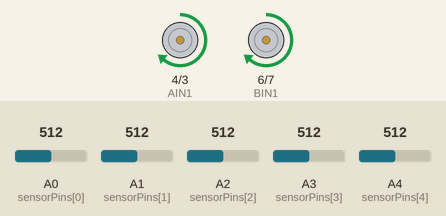
A sketch run on a simulated Arduino Uno, built with avr-gcc and run on an emulated ATmega328P. On the bench: motor-driver pin pairs drawn as motors (green arrow = first pin HIGH = forward, orange = second pin HIGH = backward, longer = more drive, scaled by the enable pin). The inputs (shaded band) are chosen by the test bench; at power-on: A0 (sensorPins[0]) = 512, A4 (sensorPins[4]) = 512, A3 (sensorPins[3]) = 512, A1 (sensorPins[1]) = 512, A2 (sensorPins[2]) = 512. What the sketch prints to the serial monitor is not drawn.

Above: at 3.2 s.
3.3 s: A0 (sensorPins[0]) set to 510
At 4.2 s:
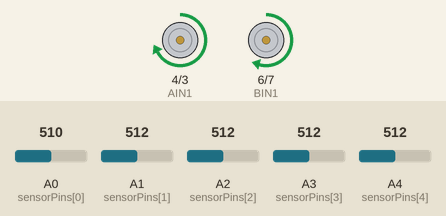
4.8 s: A4 (sensorPins[4]) set to 306
At 5.3 s:
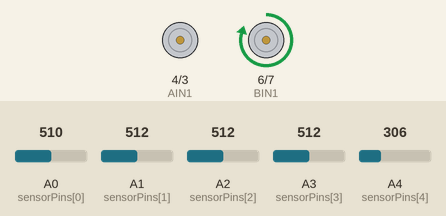
6.3 s: A3 (sensorPins[3]) set to 992
At 7.5 s:
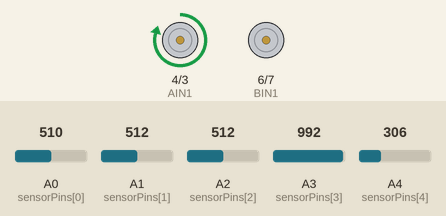
7.8 s: A1 (sensorPins[1]) set to 992
At 8.7 s:
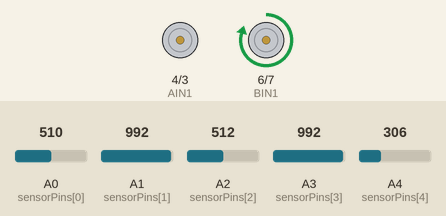
10.8 s: A1 (sensorPins[1]) set to 716
12.3 s: A1 (sensorPins[1]) set to 490
At 13.4 s:
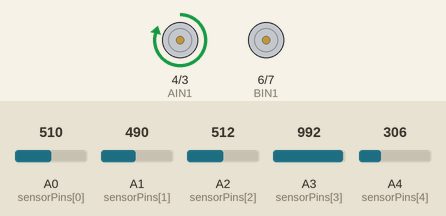
Timing chart, 0 to 15.3 s (numbered marks = the images above; inputs shaded):
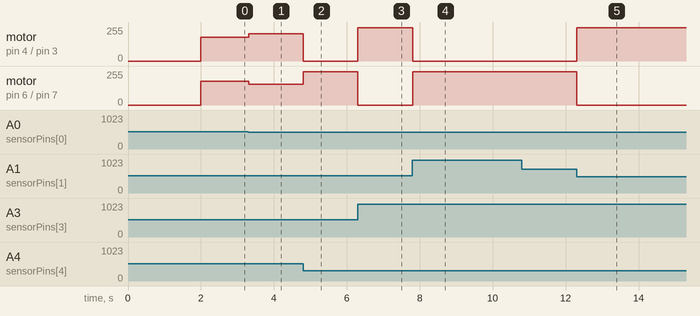

Measured:
- after the input at 3.3 s, motor on pin 4 (AIN1) / pin 3 (AIN2): forward 180/255 → forward 205/255 at once; motor on pin 6 (BIN1) / pin 7 (BIN2): forward 180/255 → forward 155/255 at once
- after the input at 4.8 s, motor on pin 4 (AIN1) / pin 3 (AIN2): forward 205/255 → stopped at once; motor on pin 6 (BIN1) / pin 7 (BIN2): forward 155/255 → forward 250/255 at once
- after the input at 6.3 s, motor on pin 4 (AIN1) / pin 3 (AIN2): stopped → forward 250/255 at once; motor on pin 6 (BIN1) / pin 7 (BIN2): forward 250/255 → stopped at once
- after the input at 7.8 s, motor on pin 4 (AIN1) / pin 3 (AIN2): forward 250/255 → stopped at once; motor on pin 6 (BIN1) / pin 7 (BIN2): stopped → forward 250/255 at once
- after the input at 12.3 s, motor on pin 4 (AIN1) / pin 3 (AIN2): stopped → forward 250/255 at once; motor on pin 6 (BIN1) / pin 7 (BIN2): forward 250/255 → stopped at once

The sketch:

linefollower.ino
```cpp
// Motor Pins
const int AIN1 = 4;
const int AIN2 = 3;
const int BIN1 = 6;
const int BIN2 = 7;
const int PWMA = 9;
const int PWMB = 10;

// Sensor Pins
int sensorPins[] = {A0, A1, A2, A3, A4};
int sensorValues[5];

// PID Constants
float Kp = 25.0;  // Adjust these starting values
float Ki = 0.0;
float Kd = 12.0;

int lastError = 0;
float integral = 0;

// Speed Settings
int baseSpeed = 180; // Base speed (0-255)
int maxSpeed = 250;  // Maximum limit

void setup() {
  Serial.begin(115200);

  pinMode(AIN1, OUTPUT);
  pinMode(AIN2, OUTPUT);
  pinMode(BIN1, OUTPUT);
  pinMode(BIN2, OUTPUT);
  pinMode(PWMA, OUTPUT);
  pinMode(PWMB, OUTPUT);

  Serial.println("System Initialized. Starting in 2 seconds...");
  delay(2000);
}

void loop() {
  int position = readSensors();
  int error = position - 2000; // 2000 is the center for 5 sensors

  // PID Calculation
  float P = error;
  integral += error;
  float D = error - lastError;
  float motorSpeed = (Kp * P) + (Ki * integral) + (Kd * D);

  lastError = error;

  int leftMotorSpeed = baseSpeed + motorSpeed;
  int rightMotorSpeed = baseSpeed - motorSpeed;

  // Constrain speeds to PWM limits
  leftMotorSpeed = constrain(leftMotorSpeed, 0, maxSpeed);
  rightMotorSpeed = constrain(rightMotorSpeed, 0, maxSpeed);

  driveMotors(leftMotorSpeed, rightMotorSpeed);

  // Serial Monitor Output
  Serial.print("S:");
  for(int i=0; i<5; i++) Serial.print(sensorValues[i] > 500 ? "1" : "0");
  Serial.print(" | Err: "); Serial.print(error);
  Serial.print(" | L: "); Serial.print(leftMotorSpeed);
  Serial.print(" | R: "); Serial.println(rightMotorSpeed);
}

int readSensors() {
  long avg = 0;
  int sum = 0;
  bool onLine = false;

  for (int i = 0; i < 5; i++) {
    sensorValues[i] = analogRead(sensorPins[i]);
    // Assuming dark line (high value) on light surface
    if (sensorValues[i] > 500) onLine = true;

    avg += (long)sensorValues[i] * (i * 1000);
    sum += sensorValues[i];
  }

  if (!onLine) {
    // If no line is detected, use the last known error to stay on course
    return (lastError > 0) ? 4000 : 0;
  }

  return avg / sum;
}

void driveMotors(int left, int right) {
  // Motor A
  digitalWrite(AIN1, HIGH);
  digitalWrite(AIN2, LOW);
  analogWrite(PWMA, left);

  // Motor B
  digitalWrite(BIN1, HIGH);
  digitalWrite(BIN2, LOW);
  analogWrite(PWMB, right);
}
```
